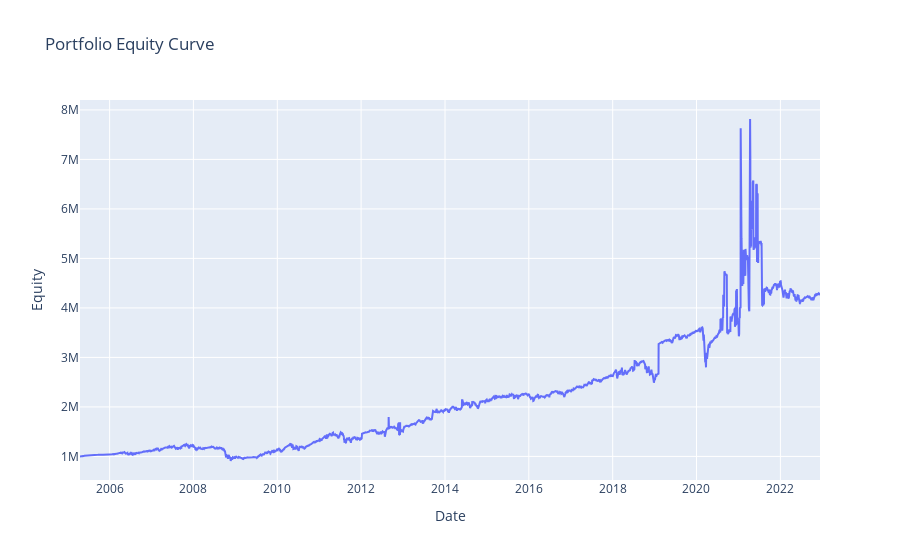
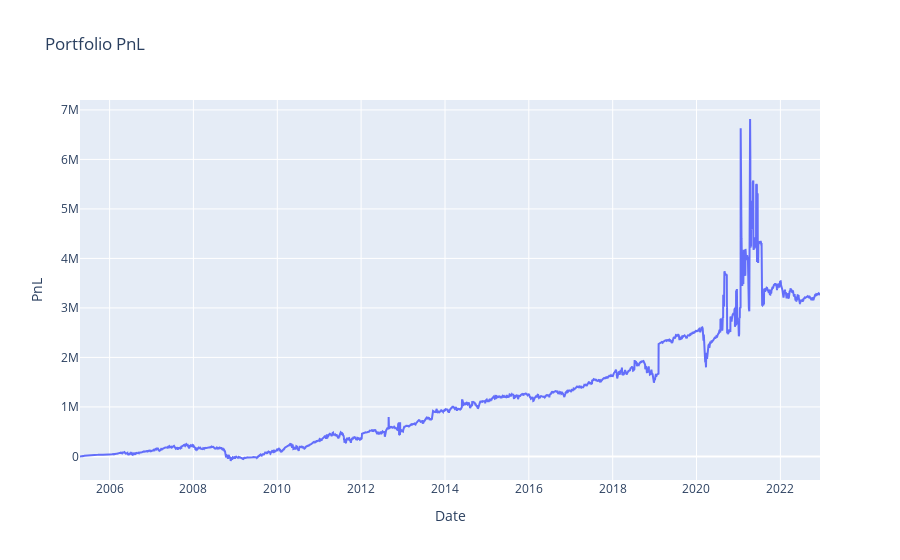
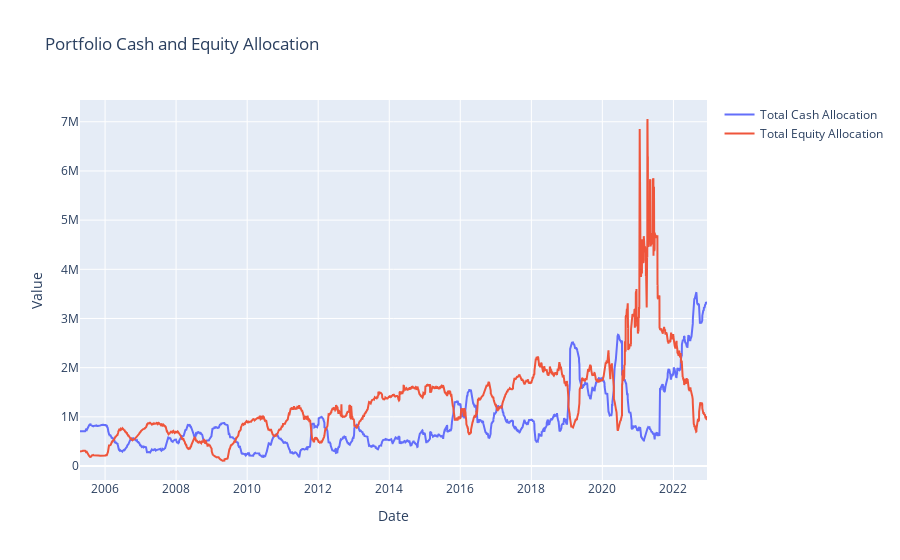
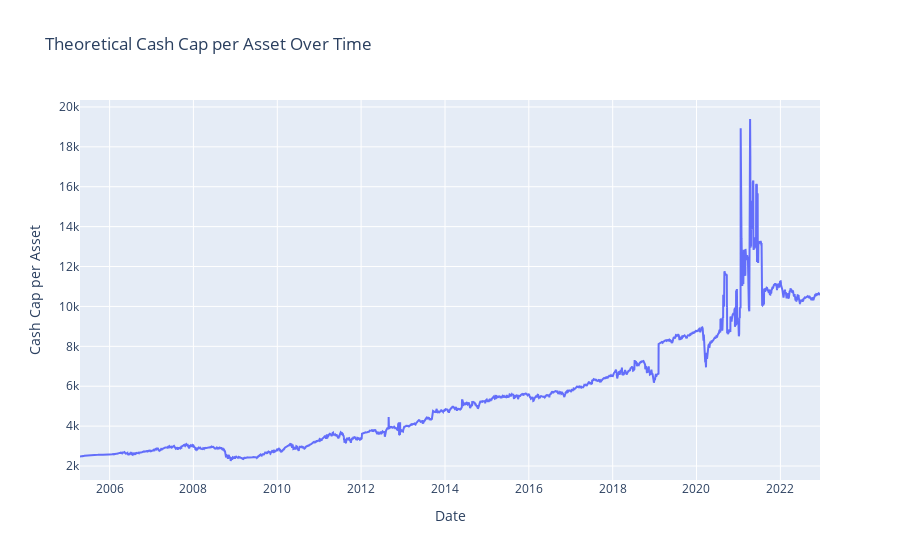

Notebook source saved alongside these figures, in order:
### Code cell
# 4. Analyze and visualize (multi-asset, portfolio focus)
analysis = OHLCVAnalysis(asset_states, portfolio_equity_curve, data)
analysis.print_portfolio_metrics()

# Plot portfolio equity curve
analysis.plot_portfolio_equity()

# Plot portfolio PnL
analysis.plot_portfolio_pnl()

# Plot portfolio cash and equity allocation
analysis.plot_portfolio_allocations()
analysis.plot_portfolio_cash_cap()
analysis.plot_portfolio_allocations_pct()
analysis.plot_pnl_decomposition()

# (Optional) For a specific asset, you can still use:
loaded_ticker = "AAPL"
analysis.plot_asset_trades(loaded_ticker)
analysis.plot_asset_pnl_with_trades(loaded_ticker)
analysis.plot_asset_equity_allocation_pct(loaded_ticker)
analysis.plot_asset_allocations(loaded_ticker)

### Figure 1 — Plotly figure (JSON) as saved in the notebook; plotly's stock layout.template omitted (floating-point values rounded to 4 significant figures; data arrays with more than 128 entries replaced by an {"elided": "..."} marker saying what was removed)
{"data": [{"mode": "lines", "name": "Portfolio Equity", "type": "scatter", "x": {"elided": "4446 str values"}, "y": {"elided": "4447 float values"}}], "layout": {"title": {"text": "Portfolio Equity Curve"}, "xaxis": {"title": {"text": "Date"}}, "yaxis": {"title": {"text": "Equity"}}}}

### Figure 2 — Plotly figure (JSON) as saved in the notebook; plotly's stock layout.template omitted (floating-point values rounded to 4 significant figures; data arrays with more than 128 entries replaced by an {"elided": "..."} marker saying what was removed)
{"data": [{"mode": "lines", "name": "Portfolio PnL", "type": "scatter", "x": {"elided": "4446 str values"}, "y": {"elided": "4447 float values"}}], "layout": {"title": {"text": "Portfolio PnL"}, "xaxis": {"title": {"text": "Date"}}, "yaxis": {"title": {"text": "PnL"}}}}

### Figure 3 — Plotly figure (JSON) as saved in the notebook; plotly's stock layout.template omitted (floating-point values rounded to 4 significant figures; data arrays with more than 128 entries replaced by an {"elided": "..."} marker saying what was removed)
{"data": [{"mode": "lines", "name": "Total Cash Allocation", "type": "scatter", "x": {"elided": "4446 str values"}, "y": {"elided": "4447 float values"}}, {"mode": "lines", "name": "Total Equity Allocation", "type": "scatter", "x": {"elided": "4446 str values"}, "y": {"elided": "4447 float values"}}], "layout": {"title": {"text": "Portfolio Cash and Equity Allocation"}, "xaxis": {"title": {"text": "Date"}}, "yaxis": {"title": {"text": "Value"}}}}

### Figure 4 — Plotly figure (JSON) as saved in the notebook; plotly's stock layout.template omitted (floating-point values rounded to 4 significant figures; data arrays with more than 128 entries replaced by an {"elided": "..."} marker saying what was removed)
{"data": [{"mode": "lines", "name": "Cash Cap per Asset", "type": "scatter", "x": {"elided": "4446 str values"}, "y": {"elided": "4447 float values"}}], "layout": {"title": {"text": "Theoretical Cash Cap per Asset Over Time"}, "xaxis": {"title": {"text": "Date"}}, "yaxis": {"title": {"text": "Cash Cap per Asset"}}}}
